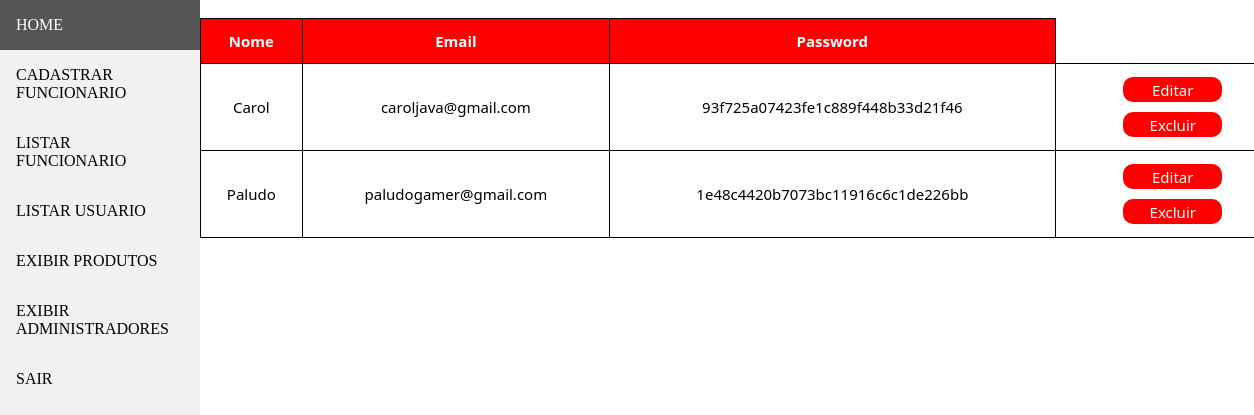
/listarUser.php, run on the app's committed database.
### tables this page shows
CREATE TABLE `users` (
  `id` int(11) NOT NULL AUTO_INCREMENT,
  `name` varchar(100) DEFAULT NULL,
  `email` varchar(100) NOT NULL,
  `password` varchar(100) NOT NULL,
  PRIMARY KEY (`id`)
);

### listarUser.php (the view, shortened to what this page needs)
<?php require('userdb.php'); ?>
<?php include('sidenav.php'); ?>
<!DOCTYPE html>
<html  lang="pt-br">
<head>
        <link rel = "stylesheet" type="text/css" href="./css/cssListar.css">
</head>
<body>
                <div class="row">
                    <div class="panel panel-default">
                        <table id="customers">
                            <thead>
                                <tr>
                                    <th>Nome</th>
                                    <th>Email</th>
                                    <th>Password</th>
                                </tr>
                            </thead>
                            <tbody>
                                <?php
                                try {
                                    $stmt = $conexao->prepare("SELECT * FROM users");
                                    if ($stmt->execute()) {
                                        while ($rs = $stmt->fetch(PDO::FETCH_OBJ)) {
                                            ?><tr>
                                                <td><?php echo $rs->name; ?></td>
                                                <td><?php echo $rs->email; ?></td>
                                                <td><?php echo md5($rs->password); ?></td>
                                                <td><center>
                                                <button href="?act=upd&id=<?php echo $rs->id; ?>" class="btn-cad ">Editar</button>
                                            <a href="?act=del&id=<?php echo $rs->id; ?>" > <button class="btn-cad " > Excluir </button> </a>
                                        </center>
                                        </td>
                                        </tr>
                                        <?php
                                    }
                                } else {
                                    echo "Erro: Não foi possível recuperar os dados do banco de dados";
                                }
                            } catch (PDOException $erro) {
                                echo "Erro: " . $erro->getMessage();
                            }
                            ?>
                            </tbody>
                        </table>
                    </div>
 </body>
</html>

### css/cssListar.css (style rules this page uses)
body { background-color: white; background-repeat: no repeat; background-size: 100%; background-position: center; background-attachment: fixed; width: 100%; height: 100%; margin: 0 auto; }
#customers { text-align: center; font-family: "Segoe UI"; font-size: 15px; border-collapse: collapse; width: 87%; margin-left: 200px; background-color: white; border-radius: 8px; }
#customers td, #customers th { border: 1px solid black; padding: 8px; }
#customers tr { background-color: white; }
#customers tr:nth-child(even) { background-color: white; }
#customers th { padding-top: 12px; padding-bottom: 12px; text-align: center; background-color: red; color: white; }
.btn-cad { font-family: "Segoe UI"; font-size: 15px; color: white; background-color: red; width: 50%; border: 5px solid rgb(255, 255, 255); border-radius: 15px; height: 35px; }

### data on the page
users: name "Carol", email "caroljava@gmail.com", password "93f725a07423fe1c889f448b33d21f46"
users: name "Paludo", email "paludogamer@gmail.com", password "1e48c4420b7073bc11916c6c1de226bb"
